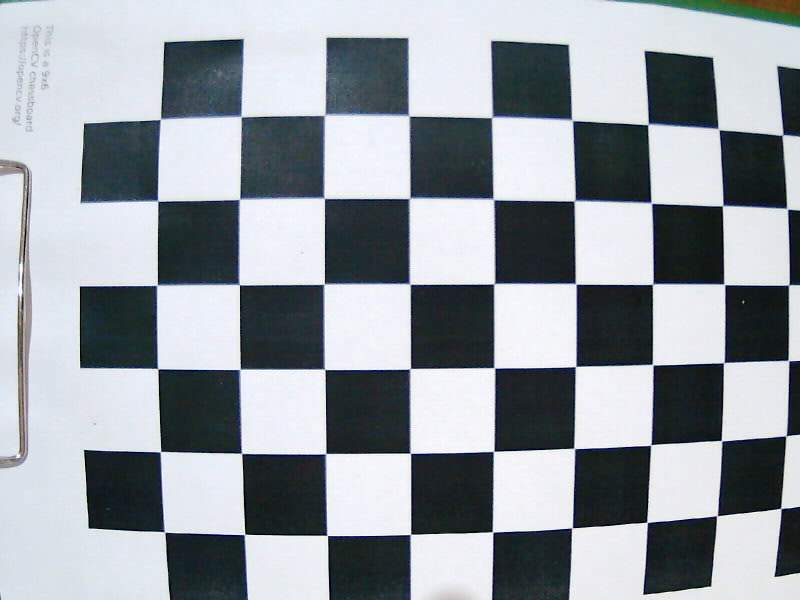
#> input picture calibration/b-my_photo-1.jpg, 800 x 600 px
$ python -i image_utils.py   (imports and definitions only)
#> lines starting #> are read from the running program, lines starting #| are printed output that depends on the picture; after the words box and inside, x2 and y2 are one past the last pixel; in counts of white or black regions, pixels touching at a corner belong together
#> further down, picture is the input picture: shape (600, 800, 3); mean B, G, R 162.2, 155.7, 149.8
import cv2
import numpy as np

def remove_text_with_morphology(img):
    kernel = np.ones((5,5),np.uint8)
    img = cv2.morphologyEx(img, cv2.MORPH_CLOSE, kernel, iterations= 3)

    return img

def remove_background(img):
    mask = np.zeros(img.shape[:2],np.uint8)
    bgdModel = np.zeros((1,65),np.float64)
    fgdModel = np.zeros((1,65),np.float64)
    rect = (5,5,img.shape[1]-5,img.shape[0]-5)
#> rect = (5, 5, 795, 595)

    # applying grabCut for foreground extraction
    cv2.grabCut(img,mask,rect,bgdModel,fgdModel,5,cv2.GC_INIT_WITH_RECT)

    mask2 = np.where((mask==2)|(mask==0),0,1).astype('uint8')
    img = img*mask2[:,:,np.newaxis]
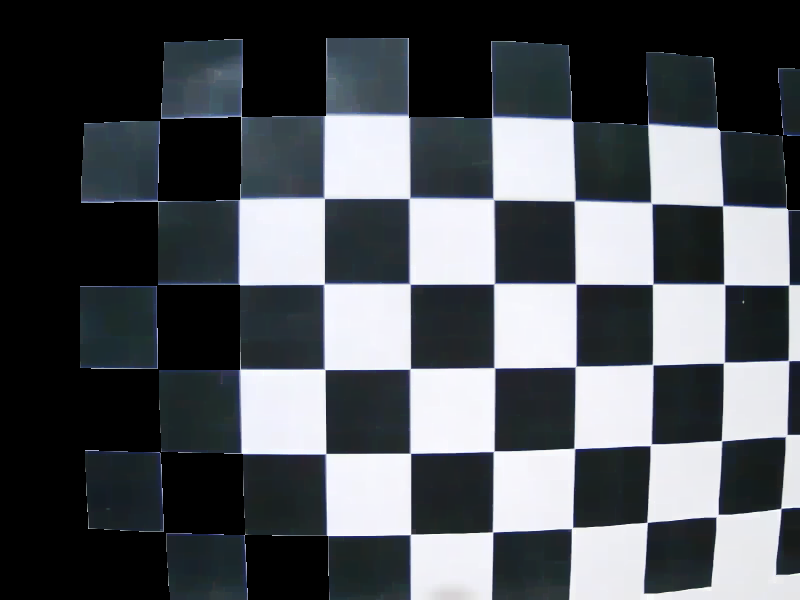
#> img: shape (600, 800, 3); mean of channels 0, 1, 2 88.4, 83.9, 79.9; drawn as B, G, R

    return img

def edge_detection(img):
    gray = cv2.cvtColor(img, cv2.COLOR_BGR2GRAY)
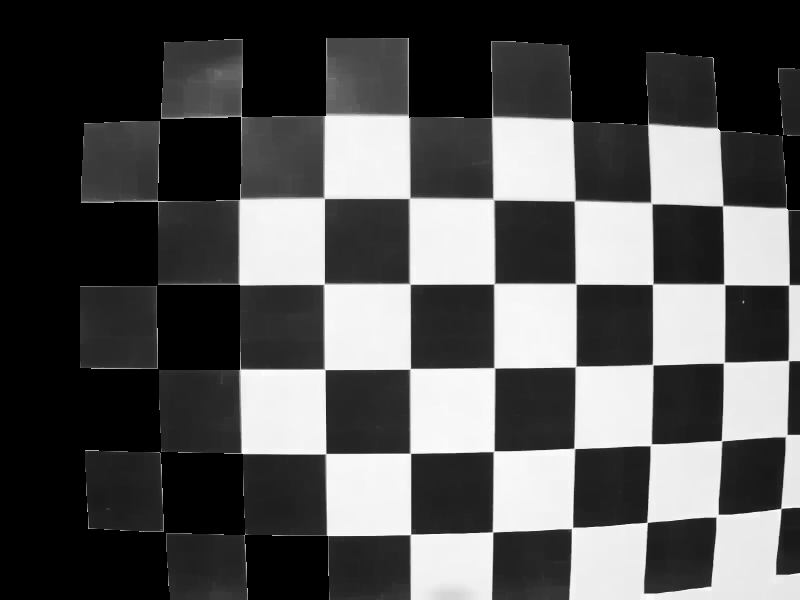
#> gray: shape (600, 800); min 0, max 255, mean 83.2
    gray = cv2.GaussianBlur(gray, (11, 11), 0)
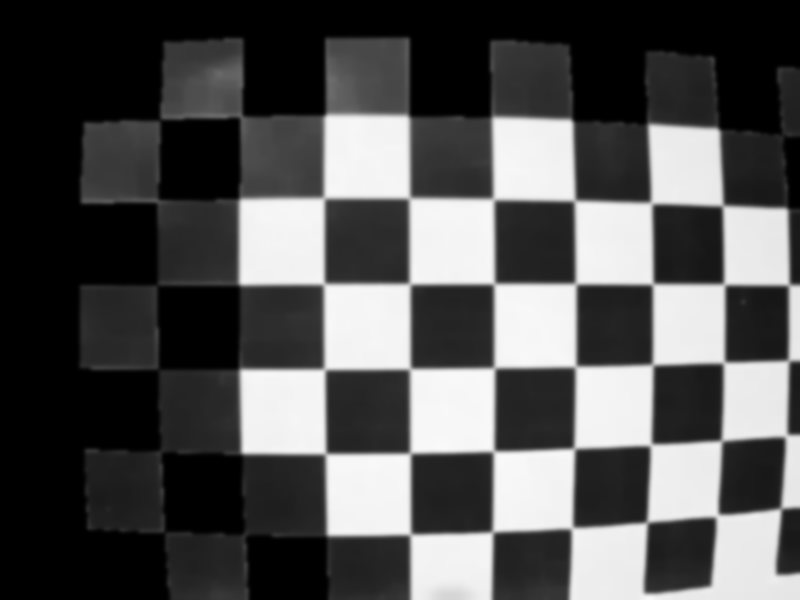
#> gray: shape (600, 800); min 0, max 249, mean 83.2
    # Edge Detection.
    canny = cv2.Canny(gray, 100, 200)
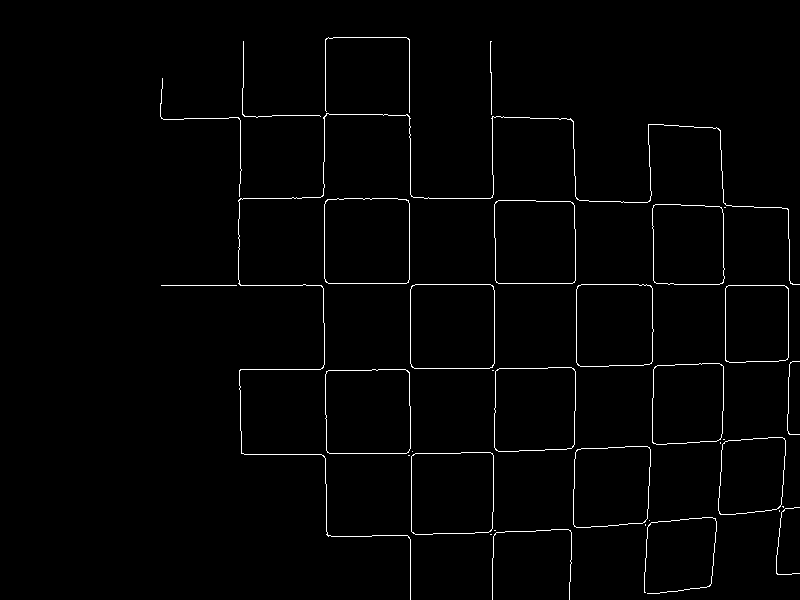
#> canny: shape (600, 800); 1.4% white in thin lines or dots, all inside (x1, y1, x2, y2) = (160, 37, 800, 600)
    canny = cv2.dilate(canny, cv2.getStructuringElement(cv2.MORPH_ELLIPSE,(5,5)))
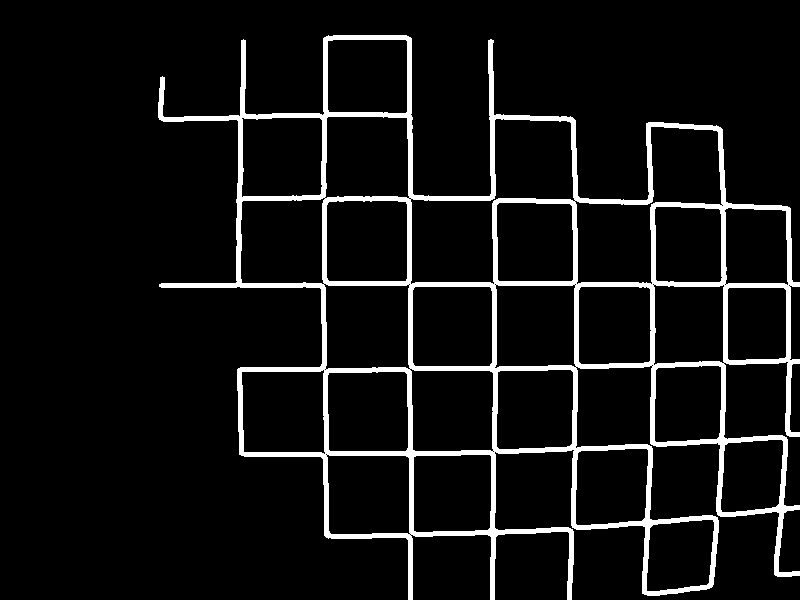
#> canny: shape (600, 800); 7.2% white; 1 white region

    return canny

def find_contours(img, canny):
    # Finding contours for the detected edges.
    contours, hierarchy = cv2.findContours(canny, cv2.RETR_LIST, cv2.CHAIN_APPROX_NONE)
#> contours = 40 contours, 13 with area under 20; largest, box (x1, y1, x2, y2) and area: (158, 35, 800, 600) 190014, (410, 118, 576, 285) 12860, (574, 126, 723, 285) 10960, (323, 283, 411, 370) 6833, (240, 197, 326, 285) 6799
    # Keeping only the largest detected contour.
    page = sorted(contours, key=cv2.contourArea, reverse=True)[:5]
#> page = 5 contours; box (x1, y1, x2, y2) and area: (158, 35, 800, 600) 190014, (410, 118, 576, 285) 12860, (574, 126, 723, 285) 10960, (323, 283, 411, 370) 6833, (240, 197, 326, 285) 6799

    # con = np.zeros_like(img)
    # con = cv2.drawContours(con, page, -1, (0, 255, 255), 3)
    # showSimpleImage(con)

    return page

# [18 lines left out: function order_points, not called in this run]

def find_corners(img, page):
    con = np.zeros_like(img)
    # Loop over the contours.
    for c in page:
        # Approximate the contour.
        arc_length = cv2.arcLength(c, True)
        if arc_length < 1000:
            break
        epsilon = 0.02 * arc_length
        corners = cv2.approxPolyDP(c, epsilon, True)
        # If our approximated contour has four points
        if len(corners) == 4:
            break
    # cv2.drawContours(con, c, -1, (0, 255, 255), 3)
    # cv2.drawContours(con, corners, -1, (0, 255, 0), 20)
    # Sorting the corners and converting them to desired shape.
    if arc_length >= 1000 and len(corners) == 4:
        corners = sorted(np.concatenate(corners).tolist())
        corners = order_points(corners)
    else:
        corners = []

    # [12 lines of commented-out code are left out]

    return [arc_length >= 1000 and len(corners) == 4, corners]

# [30 lines left out: functions calculate_destination_corners, transform_image, not called in this run]

def process_image(img):
    orig_img = img.copy()
    images = []

    img = remove_text_with_morphology(img)
    images.append(img.copy())
    img = remove_background(img)
    images.append(img.copy())
    canny = edge_detection(img)
    images.append(canny.copy())
    page = find_contours(img, canny)
    ret, corners = find_corners(img, page)
#> the loop in find_corners, `for c in page:` made 2 passes
#> (arc_length, epsilon) on pass 1: (5271.2, 105.4)
#> arc_length on pass 2: 665.4
#> ret = False; corners = []

    if ret:
        again = False
        destination_corners = calculate_destination_corners(corners)
        final_img = transform_image(orig_img, corners, destination_corners)
    else:
        print('No corners')
        again = True
        final_img = np.zeros_like(orig_img)

    return [again, final_img, images]

>>> import cv2
>>> picture = cv2.imread('../calibration/b-my_photo-1.jpg')
>>> result = process_image(picture)
#> result = 3 items

$ run again, on calibration/b-my_photo-3.jpg
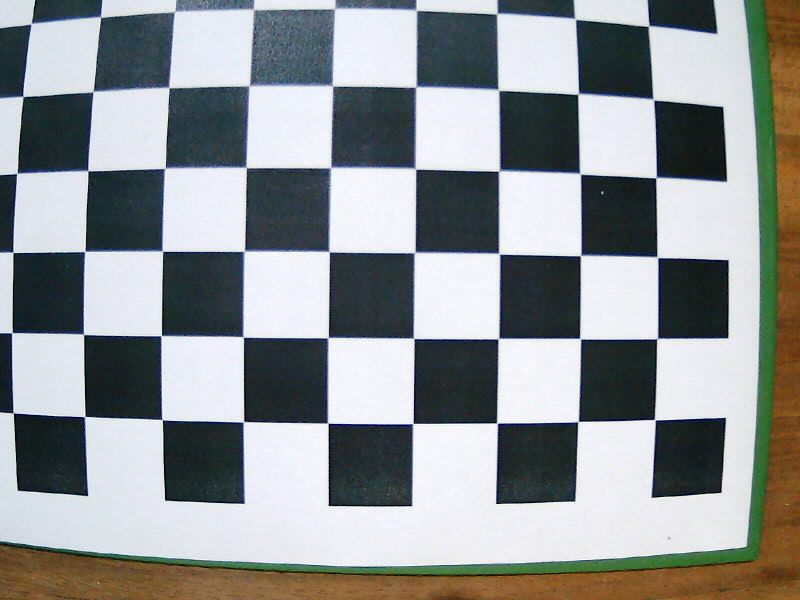
#> input picture calibration/b-my_photo-3.jpg, 800 x 600 px
#> picture is the input picture: shape (600, 800, 3); mean B, G, R 148.9, 147.9, 143.8
#> in edge_detection, `gray = cv2.GaussianBlur(gray, (11, 11), 0)`:
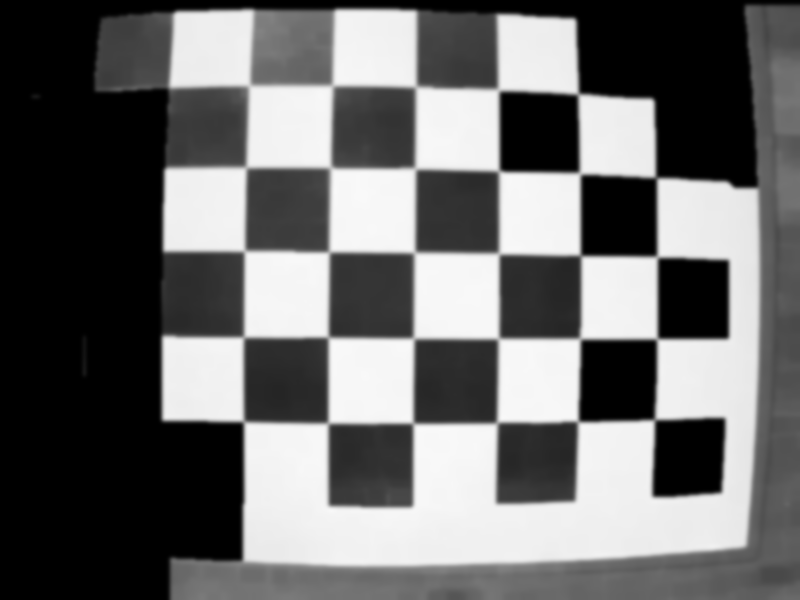
#> gray: shape (600, 800); min 0, max 249, mean 108.1
#> in edge_detection, `canny = cv2.dilate(canny, cv2.getStructuringElement(cv2.MORPH_ELLIPSE,..`:
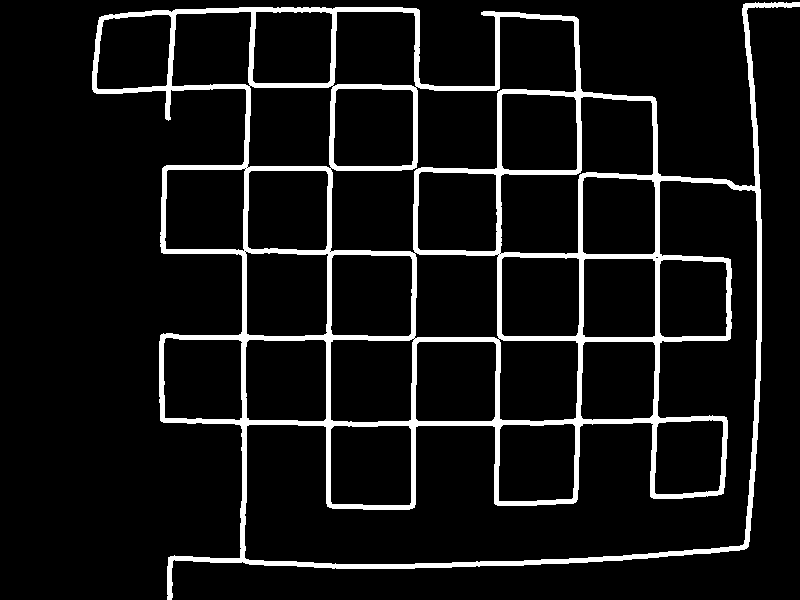
#> canny: shape (600, 800); 8.4% white; 1 white region
#> contours = 38 contours, 8 with area under 20; largest, box (x1, y1, x2, y2) and area: (92, 2, 800, 600) 283110, (244, 180, 758, 565) 64964, (330, 16, 577, 254) 18438, (500, 96, 654, 255) 11523, (414, 252, 500, 340) 6755
#> in find_contours, `page = sorted(contours, key=cv2.contourArea, reverse=True)[:5]`: page = 5 contours; box (x1, y1, x2, y2) and area: (92, 2, 800, 600) 283110, (244, 180, 758, 565) 64964, (330, 16, 577, 254) 18438, (500, 96, 654, 255) 11523, (414, 252, 500, 340) 6755
#> the loop in find_corners, `for c in page:` made 3 passes
#> (arc_length, epsilon) on passes 1 to 2: (3711.4, 74.23), (2511.8, 50.24)
#> ret = False; corners = []
#> result = 3 items

$ run again, on calibration/b-my_photo-4.jpg
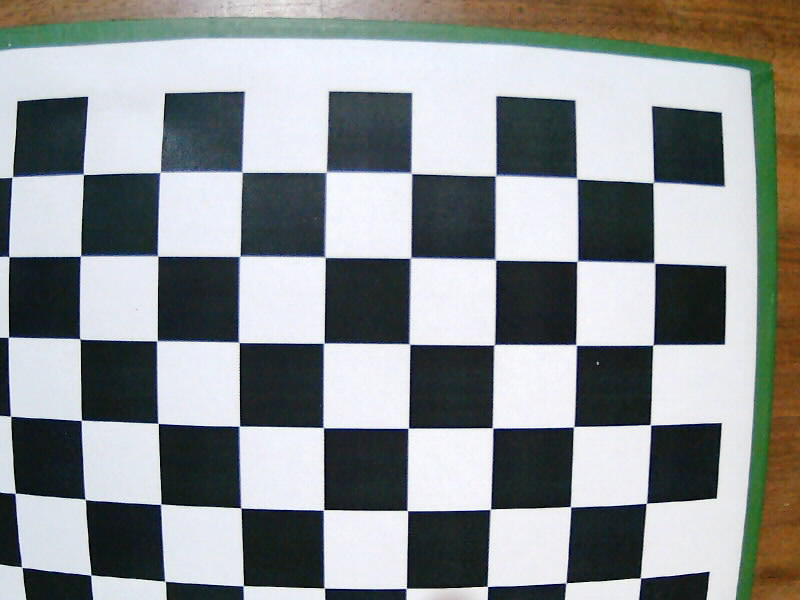
#> input picture calibration/b-my_photo-4.jpg, 800 x 600 px
#> picture is the input picture: shape (600, 800, 3); mean B, G, R 146, 145.1, 140.8
#> in edge_detection, `canny = cv2.Canny(gray, 100, 200)`:
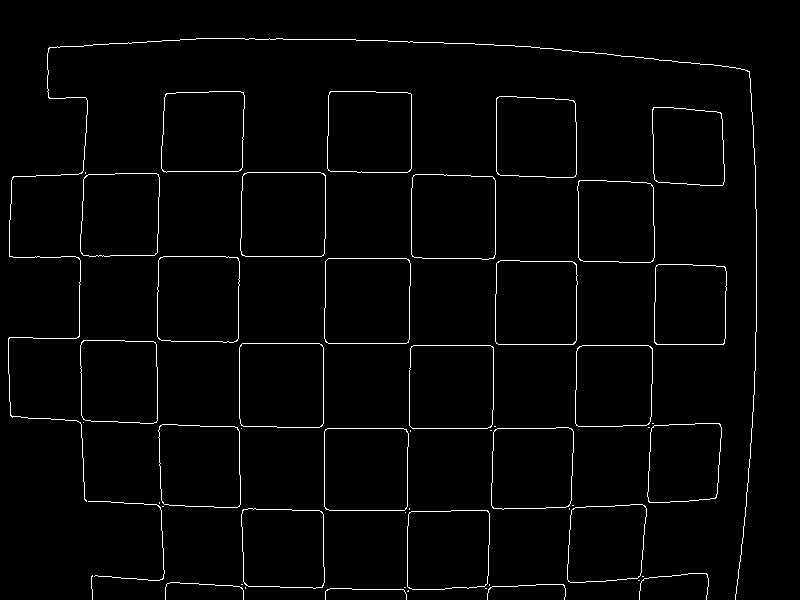
#> canny: shape (600, 800); 2.1% white in thin lines or dots, all inside (x1, y1, x2, y2) = (8, 38, 757, 600)
#> in edge_detection, `canny = cv2.dilate(canny, cv2.getStructuringElement(cv2.MORPH_ELLIPSE,..`:
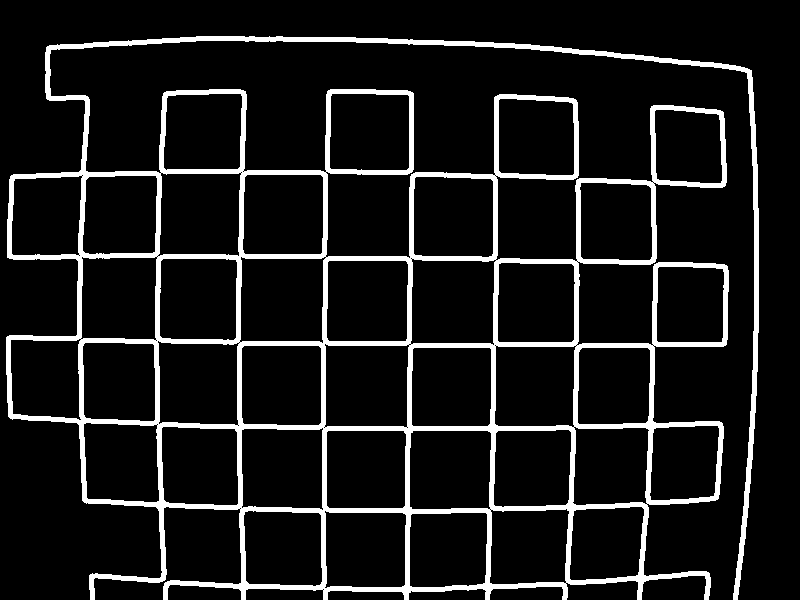
#> canny: shape (600, 800); 10.3% white; 1 white region
#> contours = 61 contours, 22 with area under 20; largest, box (x1, y1, x2, y2) and area: (6, 36, 759, 600) 262971, (239, 256, 327, 344) 6850, (410, 258, 497, 346) 6832, (324, 343, 410, 428) 6678, (326, 260, 409, 342) 6521
#> in find_contours, `page = sorted(contours, key=cv2.contourArea, reverse=True)[:5]`: page = 5 contours; box (x1, y1, x2, y2) and area: (6, 36, 759, 600) 262971, (239, 256, 327, 344) 6850, (410, 258, 497, 346) 6832, (324, 343, 410, 428) 6678, (326, 260, 409, 342) 6521
#> the loop in find_corners, `for c in page:` made 2 passes
#> (arc_length, epsilon) on pass 1: (8031.1, 160.6)
#> ret = False; corners = []
#> result = 3 items
